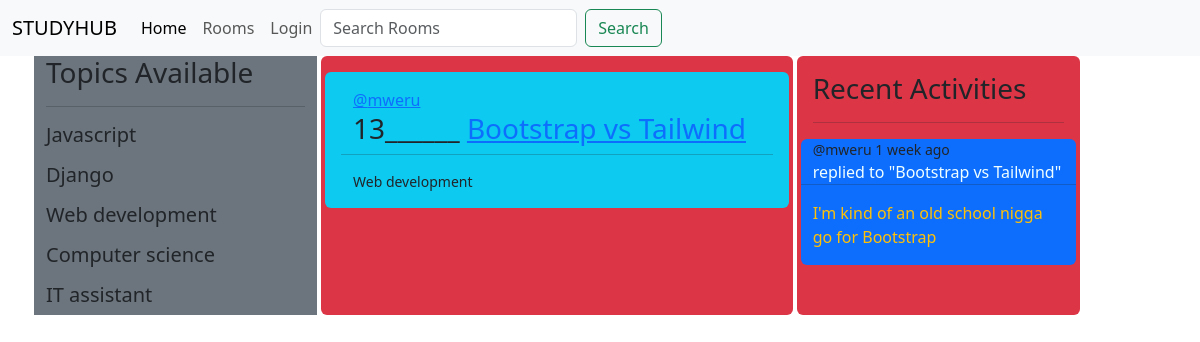
Screenshot of /profile/5/ with the database file from the repository.
### room/models.py (models this page shows, shortened)
class Topic(models.Model):
    name = models.CharField(max_length=200)

class Room(models.Model):
    host =models.ForeignKey(User, on_delete=models.SET_NULL, null=True)
    topic = models.ForeignKey(Topic , on_delete=models.SET_NULL, null=True)
    name = models.CharField(max_length=200)
    description = models.TextField( null=True , blank=True)
    participants = models.ManyToManyField(User, related_name='participants', blank=True)
    updated = models.DateField(auto_now=True)
    created = models.DateTimeField(auto_now_add=True)
    class Meta:
        ordering = ['-updated', '-created']
    def __str__(self) :
        return self.name

class Message(models.Model):
    user= models.ForeignKey(User ,on_delete=models.CASCADE)
    room = models.ForeignKey(Room, on_delete=models.CASCADE)
    body = models.TextField()
    updated = models.DateField(auto_now=True)
    created = models.DateTimeField(auto_now_add=True)
    class Meta:
        ordering = ['-updated', '-created']
    def __str__(self):
        return self.body[0:50]

### room/views.py (the view)
# urls.py: path('profile/<str:pk>/', views.userProfile, name='user-profile'),
def userProfile(request, pk):
    user = User.objects.get(id=pk)
    rooms = user.room_set.all()
    room_messages = user.message_set.all()
    topics = Topic.objects.all()
    context = {'user': user, 'rooms': rooms,
               'room_messages': room_messages, 'topics': topics}
    return render(request, 'components/user-profile.html', context)

### templates/components/user-profile.html
{% extends 'base.html' %} {% block content %}
<div class="container px-3 overflow-hidden">
  <div class="row ">
    <div class="col-md-3 bg-secondary me-1 ">
     {% include 'sections/topics.html' %}
    </div>
    <div class="col-md-5 me-1 bg-primary  bg-danger p-3 rounded">
        {% for room in rooms %}
        {% include 'sections/feeds.html' %}
        {% endfor %}
    </div>
    <div class="col-md-3 bg-primary  bg-danger p-3 rounded">
      {% include 'sections/activities.html' %}
    </div>
  </div>
</div>
{% endblock %}

### templates/sections/topics.html
<h3> Topics Available</h3>
<hr>
{% for topic in topics %}
    <div class="row mt-2">
       <h5>
        {{topic.name}}
       </h5>
    </div>
{% endfor %}

### templates/sections/feeds.html (shortened to what this page needs)
<div class="row bg-info mb-3 p-3 rounded">
    <a href="/profile/{{room.host.id}}">@{{room.host.username}}</a>
    <h3 color>
      {{room.id}}______
      <a href="/room/{{room.id}}">{{room.name}}</a>
    </h3>
    <hr />
    <small>{{room.topic.name}}</small>
  </div>

### templates/sections/activities.html
<h3>Recent Activities</h3>
      <hr />
      {% for message in room_messages %}
      <div class="row mt-3 bg-primary rounded">
        <small>@{{message.user}} {{message.created|timesince}} ago</small>
        <span style="color: azure">replied to "{{message.room}}"</span>
        <hr />
        <p class="text-warning text-bold">{{message}}</p>
      </div>
      {% endfor %}

### rows the page displays
Topic: name "Javascript"
Topic: name "Django"
Topic: name "Web development"
Topic: name "Computer science"
Topic: name "IT assistant"
Room: host.username "mweru", id "13", name "Bootstrap vs Tailwind", topic.name "Web development"
Message: user "mweru", created "1 week", room "Bootstrap vs Tailwind", body "I'm kind of an old school nigga go for Bootstrap"
